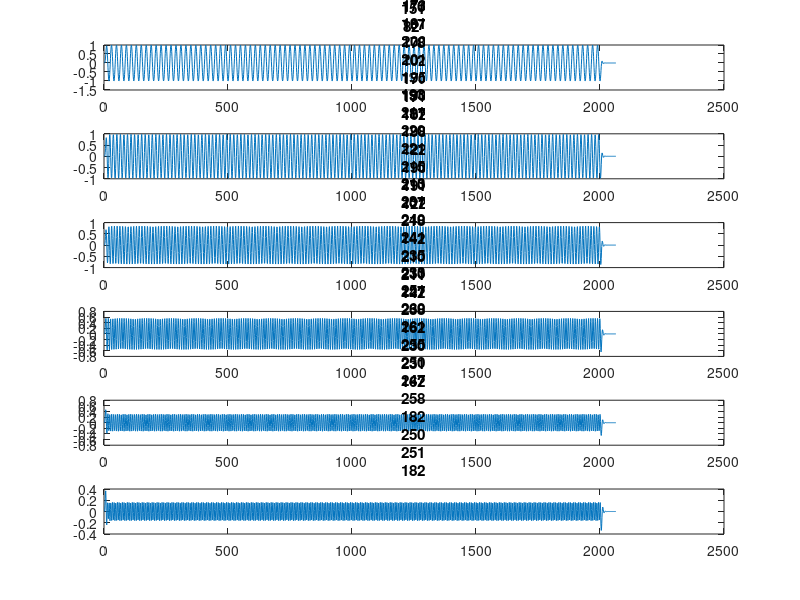

Write the MATLAB code that produced this figure.
% Trabajo Practico Nº 5
% Ejercicio 8

freq = 50:20:150;

t = 0:0.001:2;

Ss = sin( 2 * pi .* freq' .* t );

X = load( 'pb100.txt' );

% Parte 1
% Filtrar las frecuencias

figure(1);
for i=1:length(freq)
  subplot( length( freq ), 1, i );
  plot( conv( Ss(i,:), X ) );
  title( "Senoidal de "+freq(i) );
end
  